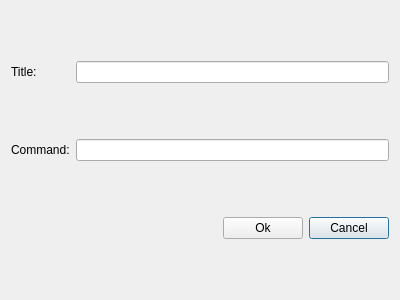
<?xml version="1.0" encoding="UTF-8"?>
<ui version="4.0">
 <class>ShortcutCreator</class>
 <widget class="QDialog" name="ShortcutCreator">
  <property name="geometry">
   <rect>
    <x>0</x>
    <y>0</y>
    <width>400</width>
    <height>300</height>
   </rect>
  </property>
  <property name="windowTitle">
   <string>Dialog</string>
  </property>
  <layout class="QGridLayout" name="gridLayout">
   <item row="2" column="2">
    <widget class="QLabel" name="titleLabel">
     <property name="sizePolicy">
      <sizepolicy hsizetype="Fixed" vsizetype="Preferred">
       <horstretch>0</horstretch>
       <verstretch>0</verstretch>
      </sizepolicy>
     </property>
     <property name="text">
      <string>Command:</string>
     </property>
    </widget>
   </item>
   <item row="3" column="6">
    <widget class="QPushButton" name="cancelButton">
     <property name="sizePolicy">
      <sizepolicy hsizetype="Fixed" vsizetype="Fixed">
       <horstretch>0</horstretch>
       <verstretch>0</verstretch>
      </sizepolicy>
     </property>
     <property name="text">
      <string>Cancel</string>
     </property>
    </widget>
   </item>
   <item row="0" column="2">
    <widget class="QLabel" name="commandLabel">
     <property name="sizePolicy">
      <sizepolicy hsizetype="Fixed" vsizetype="Preferred">
       <horstretch>0</horstretch>
       <verstretch>0</verstretch>
      </sizepolicy>
     </property>
     <property name="text">
      <string>Title:</string>
     </property>
    </widget>
   </item>
   <item row="3" column="5">
    <widget class="QPushButton" name="okButton">
     <property name="sizePolicy">
      <sizepolicy hsizetype="Fixed" vsizetype="Fixed">
       <horstretch>0</horstretch>
       <verstretch>0</verstretch>
      </sizepolicy>
     </property>
     <property name="text">
      <string>Ok</string>
     </property>
    </widget>
   </item>
   <item row="2" column="4" colspan="3">
    <widget class="QLineEdit" name="commandEdit"/>
   </item>
   <item row="0" column="4" colspan="3">
    <widget class="QLineEdit" name="titleEdit">
     <property name="sizePolicy">
      <sizepolicy hsizetype="Expanding" vsizetype="Fixed">
       <horstretch>0</horstretch>
       <verstretch>0</verstretch>
      </sizepolicy>
     </property>
    </widget>
   </item>
  </layout>
 </widget>
 <resources/>
 <connections/>
</ui>
